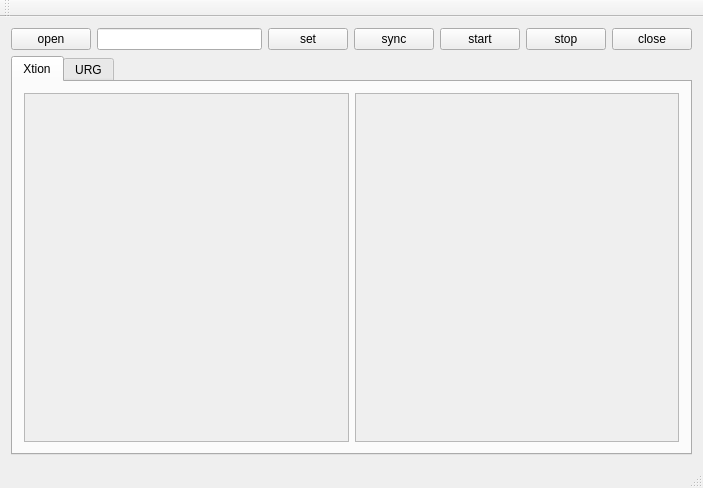
<?xml version="1.0" encoding="UTF-8"?>
<ui version="4.0">
 <class>MainWindow</class>
 <widget class="QMainWindow" name="MainWindow">
  <property name="geometry">
   <rect>
    <x>0</x>
    <y>0</y>
    <width>703</width>
    <height>488</height>
   </rect>
  </property>
  <property name="windowTitle">
   <string>MainWindow</string>
  </property>
  <widget class="QWidget" name="centralWidget">
   <layout class="QVBoxLayout" name="verticalLayout">
    <item>
     <layout class="QHBoxLayout" name="horizontalLayout">
      <item>
       <widget class="QPushButton" name="open">
        <property name="text">
         <string>open</string>
        </property>
       </widget>
      </item>
      <item>
       <widget class="QLineEdit" name="starttime"/>
      </item>
      <item>
       <widget class="QPushButton" name="setvalue">
        <property name="text">
         <string>set</string>
        </property>
       </widget>
      </item>
      <item>
       <widget class="QPushButton" name="sync">
        <property name="text">
         <string>sync</string>
        </property>
       </widget>
      </item>
      <item>
       <widget class="QPushButton" name="start">
        <property name="text">
         <string>start</string>
        </property>
       </widget>
      </item>
      <item>
       <widget class="QPushButton" name="stop">
        <property name="text">
         <string>stop</string>
        </property>
       </widget>
      </item>
      <item>
       <widget class="QPushButton" name="close">
        <property name="text">
         <string>close</string>
        </property>
       </widget>
      </item>
     </layout>
    </item>
    <item>
     <widget class="QTabWidget" name="tabWidget">
      <property name="currentIndex">
       <number>0</number>
      </property>
      <widget class="QWidget" name="tab">
       <attribute name="title">
        <string>Xtion</string>
       </attribute>
       <layout class="QHBoxLayout" name="horizontalLayout_2">
        <item>
         <layout class="QGridLayout" name="gridLayout">
          <item row="0" column="0">
           <widget class="QScrollArea" name="area1">
            <property name="sizePolicy">
             <sizepolicy hsizetype="Expanding" vsizetype="Expanding">
              <horstretch>0</horstretch>
              <verstretch>0</verstretch>
             </sizepolicy>
            </property>
            <property name="widgetResizable">
             <bool>true</bool>
            </property>
            <widget class="QWidget" name="scrollAreaWidgetContents">
             <property name="geometry">
              <rect>
               <x>0</x>
               <y>0</y>
               <width>326</width>
               <height>320</height>
              </rect>
             </property>
            </widget>
           </widget>
          </item>
          <item row="0" column="1">
           <widget class="QScrollArea" name="area2">
            <property name="sizePolicy">
             <sizepolicy hsizetype="Expanding" vsizetype="Expanding">
              <horstretch>0</horstretch>
              <verstretch>0</verstretch>
             </sizepolicy>
            </property>
            <property name="widgetResizable">
             <bool>true</bool>
            </property>
            <widget class="QWidget" name="scrollAreaWidgetContents_4">
             <property name="geometry">
              <rect>
               <x>0</x>
               <y>0</y>
               <width>325</width>
               <height>320</height>
              </rect>
             </property>
            </widget>
           </widget>
          </item>
         </layout>
        </item>
       </layout>
      </widget>
      <widget class="QWidget" name="tab_2">
       <property name="sizePolicy">
        <sizepolicy hsizetype="Preferred" vsizetype="Preferred">
         <horstretch>0</horstretch>
         <verstretch>0</verstretch>
        </sizepolicy>
       </property>
       <attribute name="title">
        <string>URG</string>
       </attribute>
       <widget class="QScrollArea" name="area3">
        <property name="geometry">
         <rect>
          <x>0</x>
          <y>0</y>
          <width>800</width>
          <height>500</height>
         </rect>
        </property>
        <property name="sizePolicy">
         <sizepolicy hsizetype="Preferred" vsizetype="Preferred">
          <horstretch>0</horstretch>
          <verstretch>0</verstretch>
         </sizepolicy>
        </property>
        <property name="widgetResizable">
         <bool>true</bool>
        </property>
        <widget class="QWidget" name="scrollAreaWidgetContents_8">
         <property name="geometry">
          <rect>
           <x>0</x>
           <y>0</y>
           <width>16</width>
           <height>16</height>
          </rect>
         </property>
         <property name="sizePolicy">
          <sizepolicy hsizetype="Fixed" vsizetype="Fixed">
           <horstretch>0</horstretch>
           <verstretch>0</verstretch>
          </sizepolicy>
         </property>
        </widget>
       </widget>
      </widget>
     </widget>
    </item>
   </layout>
  </widget>
  <widget class="QMenuBar" name="menuBar">
   <property name="geometry">
    <rect>
     <x>0</x>
     <y>0</y>
     <width>703</width>
     <height>25</height>
    </rect>
   </property>
  </widget>
  <widget class="QToolBar" name="mainToolBar">
   <attribute name="toolBarArea">
    <enum>TopToolBarArea</enum>
   </attribute>
   <attribute name="toolBarBreak">
    <bool>false</bool>
   </attribute>
  </widget>
  <widget class="QStatusBar" name="statusBar"/>
 </widget>
 <layoutdefault spacing="6" margin="11"/>
 <resources/>
 <connections/>
</ui>
